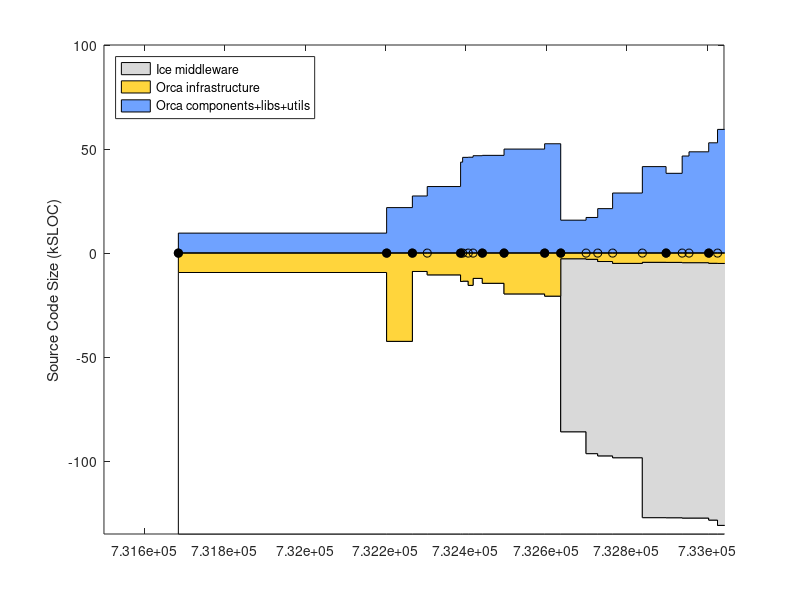

This figure's MATLAB source: (Note: this script raises an error after producing the figure.)
% keep track of orca project size using sloccount
clear all

% include/* except: include/{Freeze IceSSL IcePatch2}
% src/{Ice Slice IceGrid icecpp IceStorm slice2cpp IceUtil IceBox IceXML}
Sice212 = [
(7842-1000) + (22093+18419+11499+10568+4392+4200+4252+567+316)
];
Sice301 = [
(8164-1000) + (23018+19384+19169+10596+4479+4343+4308+622+319)
];
% same as above, but now also add Java:
% src/{IceInternal Ice IceUtil IceBox}
Sice310 = [
(8810-1200) + (24275+20494+22689+10587+4569+4877+4770+667+319) + (13190+6915+1262+493)
];
Sice311 = [
(8950-1275) + (24511+20505+22898+10590+4600+4884+4782+683+323) + (13266+6929+1262+504)
];
Sice312 = 1.02*Sice311;

% for comparison, ASN
Sasn = 90433;

% indeces
iyy=1;
imm=2;
idd=3;
iver=4;
isub=5;
ibase=6;
icomp=7;

Sorca = [ ...
% YY    MM  DD  ?   SUB     BASE        COMP             VERSION
% 0.8.6: a single distro, divide in halves arbitrarily
2003    4   14  1   0       18930/2     18930/2;          % 0.8.6 (last change in doc/ChangeLog
% BASE: orca-base
% COMP: orca-components
2004    9   13  1   0       42543       21726;            % 0.11.0
2004    11  16  1   0       8963        27310;            % 0.12.0
2004    12  23  0   0       10596       31845;            % 0.12.1
2005    3  16   1   0       13767       43576;            % 0.13.0
2005    3  21   0   0       13620       45874;            % 0.13.1
2005    4   4   0   0       15630       45944;            % 0.13.2
2005    4   16  0   0       12283       46666;            % 0.13.3
2005    5   9   1   0       14639       46837;            % 0.14.0
2005    7   2   1   0       19751       49854;            % 0.15.0
2005    10  11  1   0       20818       52408;            % 1.0.0
% BASE: just orcaice w/out test + interfaces/slice
% COMP: comp + util - orcaice 
2005    11  20  1   Sice212 2320+530    9226+8781-2320;   % 2.0.0-rc1
2006    1   22  0   Sice301 2511+596    9801+9695-2511;   % 2.0.0-rc2
2006    2   20  0   Sice301 3369+813    9867+14734-3369;  % 2.0.0-rc3
2006    3   29  0   Sice301 4022+1052   14625+18131-4022; % 2.0.0-rc4
2006    6   11  0   Sice310 3439+1116   19999+24867-3439; % 2.0.0-rc5
2006    8   9   1   Sice310 3482+1116   19979+21711-3482; % 2.0.0
2006    9   18  0   Sice310 3647+1094   19317+30847-3647  % 2.0.1
2006    10  5   0   Sice310 3644+1094   20384+31798-3644  % 2.0.2
2006    11  23  1   Sice311 3853+1178   21408+35311-3853  % 2.1.0
% BASE: just orcaice w/out test + interfaces/slice
% COMP: comp + util + libs - orcaice 
2006    12  15  0   Sice312 3924+1178   23926+3723+35585-3924  % 2.1.1
];
Vorca ={'0.8.6', '0.11.0', '0.12.0', '0.12.1', '0.13.0', '0.13.1', '0.13.2', '0.13.3', '0.14.0', '0.15.0', '1.0.0', ...
    '2.0.0-rc1', '2.0.0-rc2', '2.0.0-rc3', '2.0.0-rc4', '2.0.0-rc5', '2.0.0', '2.0.1', '2.0.2', '2.1.0', '2.1.1' }';

% add a dummy release just for display
Sorca(end+1,:) = Sorca(end,:);
Sorca(end,imm) = Sorca(end,imm)+1;
Sorca(end,iver) = 0;
Vorca{end+1} = 'dummy';

% convert dates
Torca = datenum(Sorca(:,iyy),Sorca(:,imm),Sorca(:,idd));

% 2nd digit releases
i2 = (Sorca(:,iver)==1);
Torca2 = Torca(i2);
Vorca2 = Vorca(i2);

Splayer = [ 
% YY    MM  DD  ?   SUB     BASE                COMP           VERSION
% BASE: (server-drivers)+client_libs
% COMP: drivers + utils
2002    12 04   1  0    (17331-12037)+9188      12037+2685;    % 1.3.1
2003    7  15   1  0    (30452-24334)+12458     24334+3064;    % 1.4rc1
2003    12 07   1  0    (37378-30947)+13110     30947+9633;    % 1.4rc2
2004    5  31   1  0    (49225-42643)+13664     42643+3550;    % 1.5
2004    11 12   1  0    (50758-43190)+13545     43190+4479;    % 1.6
2005    1  31   0  0    (52069-44517)+13576     44517+4662;    % 1.6.2
2005    7  28   0  0    (53348-45686)+14300     45686+5188;    % 1.6.5
% BASE: (libplayercore-./bindings) + client_libs + (libplayertcp-./bindings)
% note: libplayerxdr is autogenerated
% COMP: server + utils
2005    10 25   0  0    (4866-0)+7560+(1391-0)  46474+5725         % 2.0pre7
2006    2  28   1  0    (52739-47749)+8513+(2740-1291)  48764+5940 % 2.0.0
2006    3  25   1  0    (53957-48912)+8909+(2740-1291)  47069+5964 % 2.0.1
2006    6  9    1  0    (56741-51546)+9575+(2767-1319)  51983+9438 % 2.0.2
2006    9  26   1  0    (56741-51546)+9880+(2767-1319)  54613+9475 % 2.0.3
];
Tplayer = datenum(Splayer(:,1),Splayer(:,2),Splayer(:,3));

Smax = 135;
d0 = [Torca Torca]'; d0=d0(:); d0(1)=[];
d1 = Smax-Sorca(:,isub)-Sorca(:,ibase); d1 = [d1 d1]'; d1=d1(:); d1(end)=[];
d2 = Sorca(:,isub); d2 = [d2 d2]'; d2=d2(:); d2(end)=[];
d3 = Sorca(:,ibase); d3 = [d3 d3]'; d3=d3(:); d3(end)=[];
d4 = Sorca(:,icomp); d4 = [d4 d4]'; d4=d4(:); d4(end)=[];

figure(1), clf
ha=area( d0, [d1 d2 d3 d4]/1e3, -Smax ); hold on
plot( Torca, 0*Torca, 'k-o' )
h2=plot( Torca2, 0*Torca2, 'ko' );
set(h2,'markerfacecolor','k')
ylabel('Source Code Size (kSLOC)')

set(ha(1),'facecolor',1*[1 1 1]);
set(ha(2),'facecolor',.85*[1 1 1]);
set(ha(3),'facecolor',min(255,[255 153 0]+60)/255);
set(ha(4),'facecolor',min(255,[51 102 255]+60)/255);
ha(1)=[];
legend(ha,'Ice middleware','Orca infrastructure','Orca components+libs+utils', 'Location','NorthWest')
%  xlim(datenum([2004;2005],[7;7],[1;1]) )
ylim([-Smax 100])
ax=axis;
xlim( [ax(1) datenum([2006 12 31])] )
ax=axis;
% label releases
mark('x', Torca2 )
i2odd = (1:2:length(Torca2));
ht = text(Torca2(i2odd)+5,.04*ax(4)*ones(length(i2odd),1),Vorca2(i2odd));
set(ht,'fontsize',8)
i2even = (2:2:length(Torca2));
ht = text(Torca2(i2even)+5,.08*ax(4)*ones(length(i2even),1),Vorca2(i2even));
set(ht,'fontsize',8)
datetick( 'x', 12 )
hp = plot( Tplayer, -Splayer(:,ibase)/1e3, 'k--o', Tplayer, Splayer(:,icomp)/1e3, 'k--o' );
set(hp, 'color', .5*[1 1 1] )
hpt = text( Tplayer(2), -Splayer(2,ibase)/1e3-8, 'Player infrastructure');
set(hpt, 'color', .5*[1 1 1] )
hpt = text( Tplayer(2), Splayer(2,icomp)/1e3-5, 'Player "components+utils"');
set(hpt, 'color', .5*[1 1 1] )
%mark('y', Dasn(1,1)/1e3 );
%text( datenum([2003 5 1]), Dasn(1,1)/1e3, 'ASN')
xlabel('Releases')
title('http://orca-robotics.sf.net')

ht=text(datenum(2003,7,1),-Smax+10, '*   generated using David A. Wheeler`s SLOCCount' );
set(ht,'fontsize',8)
ht=text(datenum(2003,7,1),-Smax+5, '** see data in [ORCA2]/scripts/matlab/sloccount/slocs.m' );
set(ht,'fontsize',8)

return
wpos = get(gcf,'position')
ppos = get(gcf,'paperposition')
ppos(4) = wpos(4) * ppos(3)/wpos(3);
ppos
set(gcf,'paperposition', ppos );
print -dpng 'release_sloc_hist'

set(gca,'xtick',Torca2, 'xticklabel', v2)
mark('x',2005)
text(2005,0,'2005')
